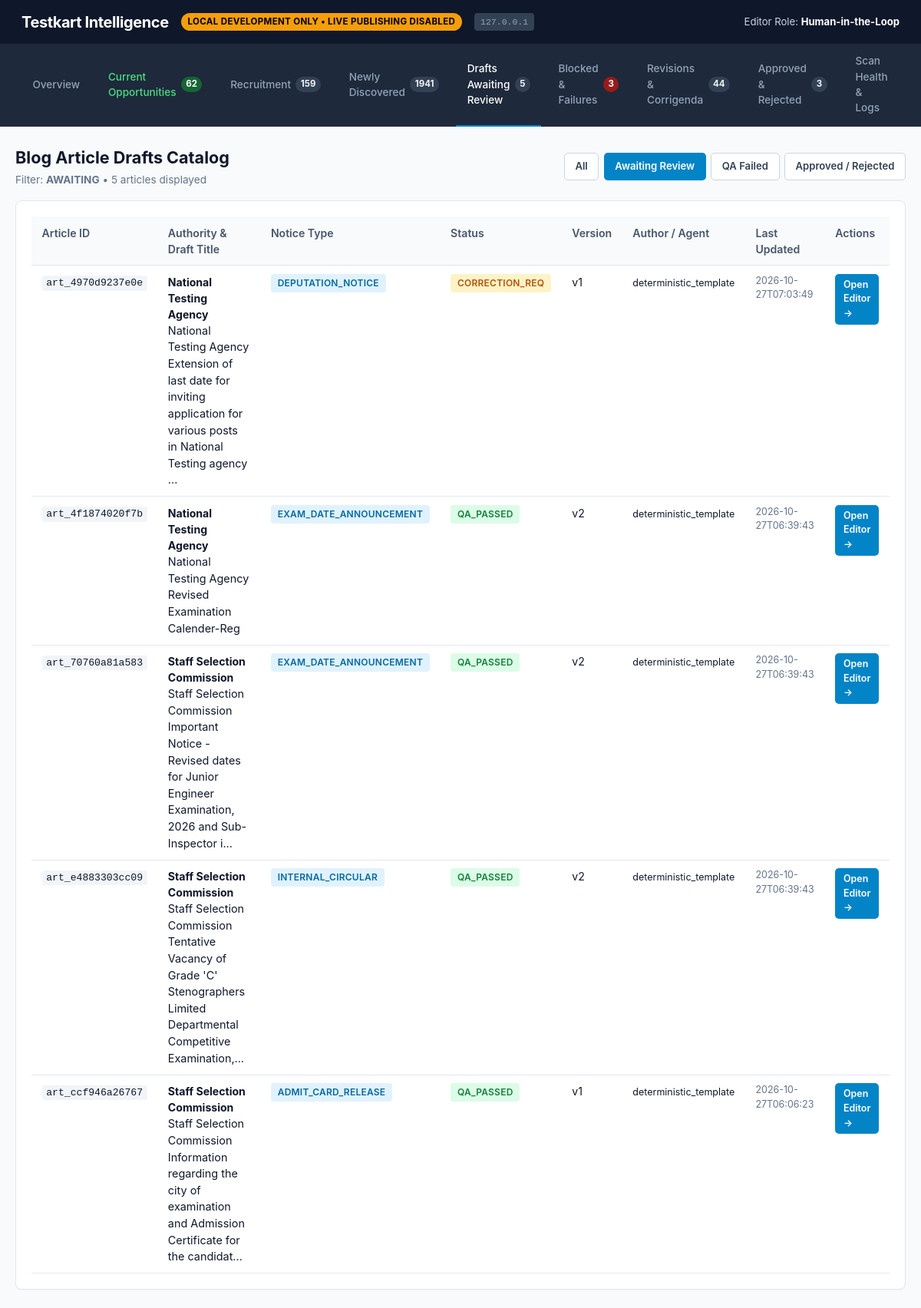
The app's page /editorial/articles with its own data.
### tables this page shows
CREATE TABLE article_versions (
    id TEXT PRIMARY KEY,
    article_id TEXT NOT NULL REFERENCES blog_articles(id) ON DELETE CASCADE,
    version_number INTEGER NOT NULL,
    content_markdown TEXT NOT NULL,
    content_hash TEXT NOT NULL,
    title TEXT NOT NULL,
    meta_description TEXT,
    keywords TEXT,
    generated_by TEXT NOT NULL DEFAULT 'agent_writer',
    created_at TEXT NOT NULL,
    UNIQUE(article_id, version_number)
);

CREATE TABLE blog_articles (
    id TEXT PRIMARY KEY,
    canonical_notice_id TEXT NOT NULL REFERENCES canonical_notices(id) ON DELETE CASCADE,
    template_type TEXT NOT NULL,
    current_version_id TEXT,
    status TEXT NOT NULL DEFAULT 'DRAFT', -- 'DRAFT' | 'QA_PASSED' | 'QA_FAILED' | 'PENDING_APPROVAL' | 'APPROVED' | 'REJECTED'
    title TEXT NOT NULL,
    slug TEXT NOT NULL UNIQUE,
    created_at TEXT NOT NULL,
    updated_at TEXT NOT NULL
);

CREATE TABLE canonical_notices (
    id TEXT PRIMARY KEY,
    source_id TEXT NOT NULL REFERENCES official_sources(id),
    authority_name TEXT NOT NULL,
    notice_number TEXT,
    title TEXT NOT NULL,
    normalized_url TEXT NOT NULL,
    category TEXT NOT NULL,
    state TEXT NOT NULL,
    classification TEXT NOT NULL DEFAULT 'OTHER_ANNOUNCEMENT',
    status TEXT NOT NULL DEFAULT 'DISCOVERED',
    first_discovered_at TEXT NOT NULL,
    last_updated_at TEXT NOT NULL, published_date TEXT, application_start_date TEXT, application_end_date TEXT, recency_status TEXT NOT NULL DEFAULT 'UNKNOWN', triage_flag TEXT NOT NULL DEFAULT 'NONE', triage_notes TEXT,
    UNIQUE(source_id, normalized_url)
);

### testkart_intelligence/api/app.py (the view)
@app.get("/editorial/articles", response_class=HTMLResponse)
def editorial_articles_view(request: Request, view: str = "awaiting"):
    validate_editorial_request(request)
    service = EditorialService()
    metrics = service.get_dashboard_metrics()
    articles = service.list_articles_by_view(view=view, limit=100)
    tab_map = {
        "awaiting": "articles_awaiting",
        "decided": "articles_decided",
    }
    template = jinja_editorial_env.get_template("editorial_articles_list.html")
    rendered = template.render(
        active_tab=tab_map.get(view, "articles_all"),
        current_view=view,
        metrics=metrics,
        articles=articles,
    )
    return HTMLResponse(content=rendered)

### testkart_intelligence/editorial/templates/editorial_articles_list.html (shortened to what this page needs)
{% extends "editorial_base.html" %}
{% block content %}
<div style="display: flex; justify-content: space-between; align-items: center; margin-bottom: 1rem;">
  <div>
    <h2 style="margin: 0; font-size: 1.35rem;">Blog Article Drafts Catalog</h2>
    <span style="font-size: 0.85rem; color: var(--text-muted);">
      Filter: <b>{{ current_view.upper() }}</b> &bull; {{ articles|length }} articles displayed
    </span>
  </div>
  <div style="display: flex; gap: 0.4rem;">
    <a href="/editorial/articles?view=all" class="btn {% if current_view == 'all' %}btn-primary{% else %}btn-outline{% endif %}">All</a>
    <a href="/editorial/articles?view=awaiting" class="btn {% if current_view == 'awaiting' %}btn-primary{% else %}btn-outline{% endif %}">Awaiting Review</a>
    <a href="/editorial/articles?view=blocked" class="btn {% if current_view == 'blocked' %}btn-danger{% else %}btn-outline{% endif %}">QA Failed</a>
    <a href="/editorial/articles?view=decided" class="btn {% if current_view == 'decided' %}btn-success{% else %}btn-outline{% endif %}">Approved / Rejected</a>
  </div>
</div>
<div class="card">
  {% if articles %}
  <table>
    <thead>
      <tr>
        <th>Article ID</th>
        <th>Authority &amp; Draft Title</th>
        <th>Notice Type</th>
        <th>Status</th>
        <th>Version</th>
        <th>Author / Agent</th>
        <th>Last Updated</th>
        <th>Actions</th>
      </tr>
    </thead>
    <tbody>
      {% for a in articles %}
      <tr>
        <td><code>{{ a.id }}</code></td>
        <td>
          <b>{{ a.authority_name }}</b><br>
          <span style="font-size: 0.9rem;">{{ a.title }}</span>
        </td>
        <td><span class="status-pill status-info">{{ a.notice_classification }}</span></td>
        <td>
          {% if a.status == 'APPROVED' %}
            <span class="status-pill status-pass">APPROVED</span>
          {% elif a.status == 'REJECTED' %}
            <span class="status-pill status-danger">REJECTED</span>
          {% elif a.status == 'QA_PASSED' %}
            <span class="status-pill status-pass">QA_PASSED</span>
          {% elif a.status == 'QA_FAILED' %}
            <span class="status-pill status-danger">QA_FAILED</span>
          {% elif a.status == 'CORRECTION_REQUESTED' %}
            <span class="status-pill status-warning">CORRECTION_REQ</span>
          {% else %}
            <span class="status-pill status-warning">{{ a.status }}</span>
          {% endif %}
        </td>
        <td>v{{ a.version_number or 1 }}</td>
        <td><span style="font-size: 0.78rem;">{{ a.generated_by or 'agent_writer' }}</span></td>
        <td style="font-size: 0.78rem; color: var(--text-muted);">{{ a.updated_at[:19] }}</td>
        <td>
          <a href="/editorial/articles/{{ a.id }}" class="btn btn-primary" style="padding: 0.25rem 0.6rem; font-size: 0.78rem;">
            Open Editor &rarr;
          </a>
        </td>
      </tr>
      {% endfor %}
    </tbody>
  </table>
  {% else %}
  <p style="color: var(--text-muted); font-size: 0.9rem; margin: 1rem 0;">No articles matching the current view filter.</p>
  {% endif %}
</div>
{% endblock %}

### testkart_intelligence/editorial/templates/editorial_base.html (style rules this page uses)
:root { --bg: #f8fafc; --card-bg: #ffffff; --border: #e2e8f0; --border-dark: #cbd5e1; --text: #0f172a; --text-muted: #64748b; --primary: #0284c7; --primary-hover: #0369a1; --success: #16a34a; --success-bg: #dcfce7; --warning: #d97706; --warning-bg: #fef3c7; --danger: #dc2626; --danger-bg: #fee2e2; --neutral-bg: #f1f5f9; }
* { box-sizing: border-box; }
body { font-family: -apple-system, BlinkMacSystemFont, "Segoe UI", Roboto, Helvetica, Arial, sans-serif; margin: 0; background: var(--bg); color: var(--text); line-height: 1.5; }
.card { background: var(--card-bg); border-radius: 8px; border: 1px solid var(--border); padding: 1.25rem; margin-bottom: 1.5rem; box-shadow: 0 1px 2px rgba(0,0,0,0.03); }
.status-pill { display: inline-block; padding: 0.2rem 0.55rem; border-radius: 4px; font-size: 0.75rem; font-weight: 600; letter-spacing: 0.02em; }
.status-pass, .status-verified, .status-approved { background: var(--success-bg); color: #15803d; }
.status-warning, .status-unverified, .status-draft, .status-pending { background: var(--warning-bg); color: #b45309; }
.status-info, .status-discovered, .status-extracted { background: #e0f2fe; color: #0369a1; }
table { width: 100%; border-collapse: collapse; font-size: 0.88rem; }
th, td { text-align: left; padding: 0.65rem 0.85rem; border-bottom: 1px solid var(--border); vertical-align: top; }
th { background: #f8fafc; color: #475569; font-weight: 600; }
.btn { display: inline-flex; align-items: center; gap: 0.35rem; padding: 0.45rem 0.85rem; font-size: 0.82rem; font-weight: 600; border-radius: 5px; border: 1px solid transparent; cursor: pointer; text-decoration: none; transition: background 0.15s ease; }
.btn-primary { background: var(--primary); color: #fff; }
.btn-outline { background: #fff; border-color: var(--border-dark); color: #334155; }
code { font-family: ui-monospace, SFMono-Regular, Menlo, Monaco, Consolas, monospace; font-size: 0.82rem; background: #f1f5f9; padding: 0.15rem 0.35rem; border-radius: 3px; }

### records on screen
article_versions: id "art_4970d9237e0e", authority_name "National Testing Agency", title "National Testing Agency Extension of last date for inviting application for various posts in National Testing agency ...", notice_classification "DEPUTATION_NOTICE", shows "CORRECTION_REQ", version_number "1", generated_by "deterministic_template", updated_at "2026-10-27T07:03:49"
article_versions: id "art_4f1874020f7b", authority_name "National Testing Agency", title "National Testing Agency Revised Examination Calender-Reg", notice_classification "EXAM_DATE_ANNOUNCEMENT", shows "QA_PASSED", version_number "2", generated_by "deterministic_template", updated_at "2026-10-27T06:39:43"
article_versions: id "art_70760a81a583", authority_name "Staff Selection Commission", title "Staff Selection Commission Important Notice - Revised dates for Junior Engineer Examination, 2026 and Sub-Inspector i...", notice_classification "EXAM_DATE_ANNOUNCEMENT", shows "QA_PASSED", version_number "2", generated_by "deterministic_template", updated_at "2026-10-27T06:39:43"
article_versions: id "art_e4883303cc09", authority_name "Staff Selection Commission", title "Staff Selection Commission Tentative Vacancy of Grade 'C' Stenographers Limited Departmental Competitive Examination,...", notice_classification "INTERNAL_CIRCULAR", shows "QA_PASSED", version_number "2", generated_by "deterministic_template", updated_at "2026-10-27T06:39:43"
article_versions: id "art_ccf946a26767", authority_name "Staff Selection Commission", title "Staff Selection Commission Information regarding the city of examination and Admission Certificate for the candidat...", notice_classification "ADMIT_CARD_RELEASE", shows "QA_PASSED", version_number "1", generated_by "deterministic_template", updated_at "2026-10-27T06:06:23"

### other values on screen
{{ metrics.current_opportunities if metrics else '' }} "62"
{{ metrics.recruitment_notices if metrics else '' }} "159"
{{ metrics.new_notices if metrics else '' }} "1941"
{{ metrics.awaiting_review if metrics else '' }} "5"
{{ metrics.blocked_total if metrics else '' }} "3"
{{ metrics.revisions if metrics else '' }} "44"
{{ (metrics.approved + metrics.rejected) if metrics else '' }} "3"
{{ current_view.upper() }} "AWAITING"
{{ articles|length }} "5"
